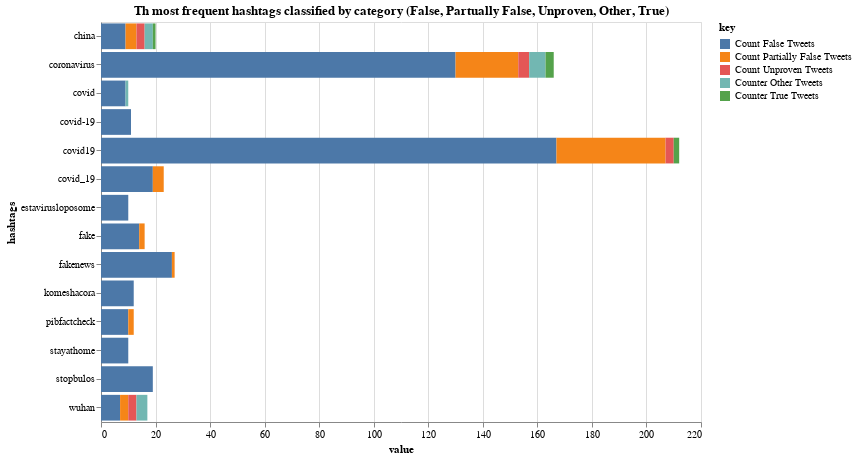

This figure's notebook cell:
### Markdown cell above
We visualizvisualize most frequent hashtags and we will classify them according to type of tweet that they're in, we have filtered in the range of a minum of 10 tweets to a maxium to 212 tweets total (which is the maxium number of tweets created by a user in the dataset). Every bar is colored by the amount of tweet written per each category (False, Partually False, Unproven, Other, True).

### Code cell
bars = alt.Chart(df).transform_fold(
    ['Count False Tweets', 'Count Partially False Tweets', 'Count Unproven Tweets', 'Counter Other Tweets', 'Counter True Tweets'],
).mark_bar().encode(
    x=alt.X('value:Q'),
    y=alt.Y('hashtags:N'),
    color=alt.Color('key:N')
).transform_filter(
    alt.FieldRangePredicate(field='count', range=[10, 212])
).properties(title="Th most frequent hashtags classified by category (False, Partually False, Unproven, Other, True)", height=400, width=600)


bars

### Figure 1 — Vega-Lite specification as saved in the notebook (floating-point values rounded to 4 significant figures; data arrays with more than 128 entries replaced by an {"elided": "..."} marker saying what was removed)
{"config": {"view": {"continuousWidth": 400, "continuousHeight": 300}}, "data": {"name": "data-48bb64fa5691767e112fba34146a6b8e"}, "mark": "bar", "encoding": {"color": {"type": "nominal", "field": "key"}, "x": {"type": "quantitative", "field": "value"}, "y": {"type": "nominal", "field": "hashtags"}}, "height": 400, "title": "Th most frequent hashtags classified by category (False, Partually False, Unproven, Other, True)", "transform": [{"fold": ["Count False Tweets", "Count Partially False Tweets", "Count Unproven Tweets", "Counter Other Tweets", "Counter True Tweets"]}, {"filter": {"field": "count", "range": [10, 212]}}], "width": 600, "$schema": "https://vega.github.io/schema/vega-lite/v4.8.1.json", "datasets": {"data-48bb64fa5691767e112fba34146a6b8e": {"elided": "705 records"}}}
